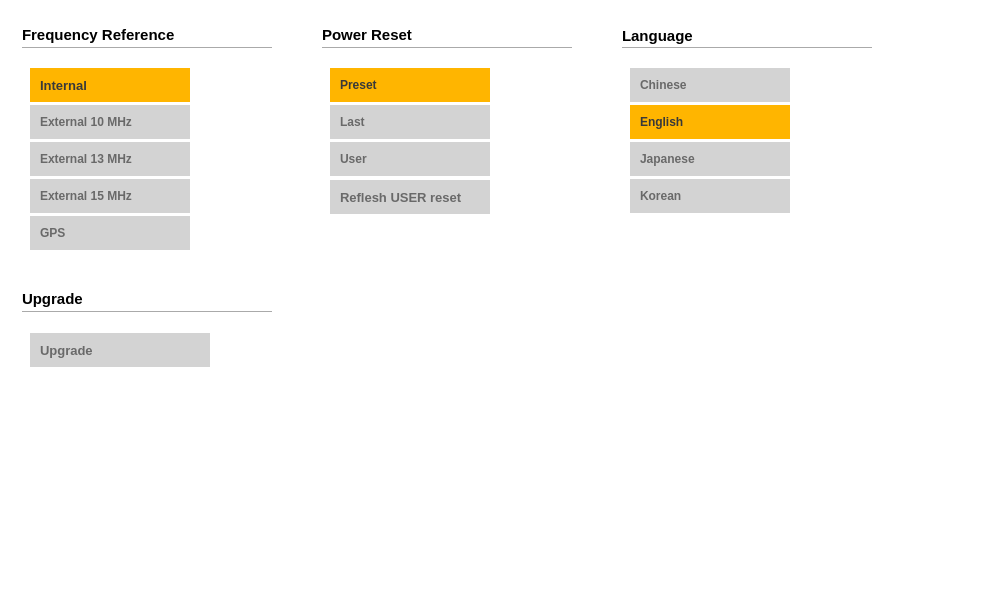
<?xml version="1.0" encoding="UTF-8"?>
<ui version="4.0">
 <class>comset</class>
 <widget class="QWidget" name="comset">
  <property name="geometry">
   <rect>
    <x>0</x>
    <y>0</y>
    <width>996</width>
    <height>589</height>
   </rect>
  </property>
  <property name="windowTitle">
   <string>Form</string>
  </property>
  <property name="styleSheet">
   <string notr="true">background-color: rgba(255, 255, 255,1);</string>
  </property>
  <property name="pltdismode" stdset="0">
   <string>indoor</string>
  </property>
  <widget class="QWidget" name="widget_2" native="true">
   <property name="geometry">
    <rect>
     <x>0</x>
     <y>0</y>
     <width>996</width>
     <height>720</height>
    </rect>
   </property>
   <property name="styleSheet">
    <string notr="true">QPushButton{
padding-left:10px;text-align:left;
color: rgb(105, 105, 105);
background-color: rgb(211, 211, 211);
font: 10pt &quot;Arial&quot;;
font-weight:Bold;
border: none;
}
QPushButton:checked
{
background-color: rgb(255, 181, 0);
color: rgb(57, 57, 57);
}
QLabel{background-color:rgba(0,0,0,0);
font: 11pt &quot;Arial&quot;;font-weight:Bold;}

#comset[pltdismode=&quot;night&quot;] #widget_2
{	
background-color: rgb(0, 0, 0);
}
#comset[pltdismode=&quot;indoor&quot;] #widget_2
{	
background-color:white;
}</string>
   </property>
   <widget class="Line" name="line_4">
    <property name="geometry">
     <rect>
      <x>22</x>
      <y>47</y>
      <width>250</width>
      <height>2</height>
     </rect>
    </property>
    <property name="styleSheet">
     <string notr="true">#comset[pltdismode=&quot;indoor&quot;] #line_4
 {
background-color:rgba(6,62,97,1);	
}
#comset[pltdismode=&quot;night&quot;] #line_4
 {
background-color:rgba(7,97,116,1);
}</string>
    </property>
    <property name="orientation">
     <enum>Qt::Horizontal</enum>
    </property>
   </widget>
   <widget class="QLabel" name="label_4">
    <property name="geometry">
     <rect>
      <x>22</x>
      <y>26</y>
      <width>171</width>
      <height>17</height>
     </rect>
    </property>
    <property name="font">
     <font>
      <family>Arial</family>
      <pointsize>11</pointsize>
      <weight>75</weight>
      <bold>true</bold>
     </font>
    </property>
    <property name="styleSheet">
     <string notr="true">#comset[pltdismode=&quot;indoor&quot;] QLabel 
 {
color:rgba(6,62,97,1);
	background-color: white;
}
#comset[pltdismode=&quot;night&quot;] QLabel 
 {
color:rgba(7,97,116,1);
	background-color: black;
}</string>
    </property>
    <property name="text">
     <string>Frequency Reference</string>
    </property>
   </widget>
   <widget class="Line" name="line_5">
    <property name="geometry">
     <rect>
      <x>322</x>
      <y>47</y>
      <width>250</width>
      <height>2</height>
     </rect>
    </property>
    <property name="styleSheet">
     <string notr="true">#comset[pltdismode=&quot;indoor&quot;] #line_5
 {
background-color:rgba(6,62,97,1);	
}
#comset[pltdismode=&quot;night&quot;] #line_5
 {
background-color:rgba(7,97,116,1);
}</string>
    </property>
    <property name="orientation">
     <enum>Qt::Horizontal</enum>
    </property>
   </widget>
   <widget class="QLabel" name="label_5">
    <property name="geometry">
     <rect>
      <x>322</x>
      <y>26</y>
      <width>111</width>
      <height>17</height>
     </rect>
    </property>
    <property name="font">
     <font>
      <family>Arial</family>
      <pointsize>11</pointsize>
      <weight>75</weight>
      <bold>true</bold>
     </font>
    </property>
    <property name="styleSheet">
     <string notr="true">#comset[pltdismode=&quot;indoor&quot;] QLabel 
 {
color:rgba(6,62,97,1);
	background-color: white;
}
#comset[pltdismode=&quot;night&quot;] QLabel 
 {
color:rgba(7,97,116,1);
	background-color: black;
}</string>
    </property>
    <property name="text">
     <string>Power Reset</string>
    </property>
   </widget>
   <widget class="Line" name="line_6">
    <property name="geometry">
     <rect>
      <x>622</x>
      <y>47</y>
      <width>250</width>
      <height>2</height>
     </rect>
    </property>
    <property name="styleSheet">
     <string notr="true">#comset[pltdismode=&quot;indoor&quot;] #line_6
 {
background-color:rgba(6,62,97,1);	
}
#comset[pltdismode=&quot;night&quot;] #line_6
 {
background-color:rgba(7,97,116,1);
}</string>
    </property>
    <property name="orientation">
     <enum>Qt::Horizontal</enum>
    </property>
   </widget>
   <widget class="QLabel" name="label_6">
    <property name="geometry">
     <rect>
      <x>622</x>
      <y>27</y>
      <width>101</width>
      <height>17</height>
     </rect>
    </property>
    <property name="font">
     <font>
      <family>Arial</family>
      <pointsize>11</pointsize>
      <weight>75</weight>
      <italic>false</italic>
      <bold>true</bold>
     </font>
    </property>
    <property name="styleSheet">
     <string notr="true">#comset[pltdismode=&quot;indoor&quot;] QLabel 
 {
color:rgba(6,62,97,1);
	background-color: white;
}
#comset[pltdismode=&quot;night&quot;] QLabel 
 {
color:rgba(7,97,116,1);
	background-color: black;
}</string>
    </property>
    <property name="text">
     <string>Language</string>
    </property>
   </widget>
   <widget class="Line" name="line_7">
    <property name="geometry">
     <rect>
      <x>22</x>
      <y>311</y>
      <width>250</width>
      <height>2</height>
     </rect>
    </property>
    <property name="styleSheet">
     <string notr="true">#comset[pltdismode=&quot;indoor&quot;] #line_7
 {
background-color:rgba(6,62,97,1);	
}
#comset[pltdismode=&quot;night&quot;] #line_7
 {
background-color:rgba(7,97,116,1);
}</string>
    </property>
    <property name="orientation">
     <enum>Qt::Horizontal</enum>
    </property>
   </widget>
   <widget class="QLabel" name="label_7">
    <property name="geometry">
     <rect>
      <x>22</x>
      <y>290</y>
      <width>81</width>
      <height>17</height>
     </rect>
    </property>
    <property name="font">
     <font>
      <family>Arial</family>
      <pointsize>11</pointsize>
      <weight>75</weight>
      <italic>false</italic>
      <bold>true</bold>
     </font>
    </property>
    <property name="styleSheet">
     <string notr="true">#comset[pltdismode=&quot;indoor&quot;] QLabel 
 {
color:rgba(6,62,97,1);
	background-color: white;
}
#comset[pltdismode=&quot;night&quot;] QLabel 
 {
color:rgba(7,97,116,1);
	background-color: black;
}</string>
    </property>
    <property name="text">
     <string>Upgrade</string>
    </property>
   </widget>
   <widget class="QPushButton" name="interrefbtn">
    <property name="geometry">
     <rect>
      <x>30</x>
      <y>68</y>
      <width>160</width>
      <height>34</height>
     </rect>
    </property>
    <property name="font">
     <font>
      <family>Arial</family>
      <pointsize>10</pointsize>
      <weight>75</weight>
      <italic>false</italic>
      <bold>true</bold>
     </font>
    </property>
    <property name="layoutDirection">
     <enum>Qt::LeftToRight</enum>
    </property>
    <property name="styleSheet">
     <string notr="true">#comset[pltdismode=&quot;indoor&quot;] QPushButton
{
color: rgb(105, 105, 105);
background-color: rgb(211, 211, 211);
}
#comset[pltdismode=&quot;night&quot;] QPushButton
{
color: rgb(250,218,166);
background-color: rgb(24,23,20);
}
#comset[pltdismode=&quot;indoor&quot;] QPushButton:checked
{
background-color: rgb(255, 181, 0);
color: rgb(57, 57, 57);
}
#comset[pltdismode=&quot;night&quot;] QPushButton:checked
{
background-color: rgb(255, 156, 0);
color: rgb(0, 0, 0);
}
QPushButton{
padding-left:10px;text-align:left;
font: 10pt &quot;Arial&quot;;
font-weight:Bold;
}</string>
    </property>
    <property name="text">
     <string>Internal</string>
    </property>
    <property name="checkable">
     <bool>true</bool>
    </property>
    <property name="checked">
     <bool>true</bool>
    </property>
    <attribute name="buttonGroup">
     <string notr="true">buttonGroup</string>
    </attribute>
   </widget>
   <widget class="QPushButton" name="ext10btn">
    <property name="geometry">
     <rect>
      <x>30</x>
      <y>105</y>
      <width>160</width>
      <height>34</height>
     </rect>
    </property>
    <property name="styleSheet">
     <string notr="true">#comset[pltdismode=&quot;indoor&quot;] QPushButton
{
color: rgb(105, 105, 105);
background-color: rgb(211, 211, 211);
}
#comset[pltdismode=&quot;night&quot;] QPushButton
{
color: rgb(250,218,166);
background-color: rgb(24,23,20);
}
#comset[pltdismode=&quot;indoor&quot;] QPushButton:checked
{
background-color: rgb(255, 181, 0);
color: rgb(57, 57, 57);
}
#comset[pltdismode=&quot;night&quot;] QPushButton:checked
{
background-color: rgb(255, 156, 0);
color: rgb(0, 0, 0);
}
QPushButton{
padding-left:10px;text-align:left;
font: 10pt &quot;Arial&quot;;
font-weight:Bold;
}</string>
    </property>
    <property name="text">
     <string>External 10 MHz</string>
    </property>
    <property name="checkable">
     <bool>true</bool>
    </property>
    <attribute name="buttonGroup">
     <string notr="true">buttonGroup</string>
    </attribute>
   </widget>
   <widget class="QPushButton" name="ext13btn">
    <property name="geometry">
     <rect>
      <x>30</x>
      <y>142</y>
      <width>160</width>
      <height>34</height>
     </rect>
    </property>
    <property name="styleSheet">
     <string notr="true">#comset[pltdismode=&quot;indoor&quot;] QPushButton
{
color: rgb(105, 105, 105);
background-color: rgb(211, 211, 211);
}
#comset[pltdismode=&quot;night&quot;] QPushButton
{
color: rgb(250,218,166);
background-color: rgb(24,23,20);
}
#comset[pltdismode=&quot;indoor&quot;] QPushButton:checked
{
background-color: rgb(255, 181, 0);
color: rgb(57, 57, 57);
}
#comset[pltdismode=&quot;night&quot;] QPushButton:checked
{
background-color: rgb(255, 156, 0);
color: rgb(0, 0, 0);
}
QPushButton{
padding-left:10px;text-align:left;
font: 10pt &quot;Arial&quot;;
font-weight:Bold;
}</string>
    </property>
    <property name="text">
     <string>External 13 MHz</string>
    </property>
    <property name="checkable">
     <bool>true</bool>
    </property>
    <attribute name="buttonGroup">
     <string notr="true">buttonGroup</string>
    </attribute>
   </widget>
   <widget class="QPushButton" name="ext15btn">
    <property name="geometry">
     <rect>
      <x>30</x>
      <y>179</y>
      <width>160</width>
      <height>34</height>
     </rect>
    </property>
    <property name="styleSheet">
     <string notr="true">#comset[pltdismode=&quot;indoor&quot;] QPushButton
{
color: rgb(105, 105, 105);
background-color: rgb(211, 211, 211);
}
#comset[pltdismode=&quot;night&quot;] QPushButton
{
color: rgb(250,218,166);
background-color: rgb(24,23,20);
}
#comset[pltdismode=&quot;indoor&quot;] QPushButton:checked
{
background-color: rgb(255, 181, 0);
color: rgb(57, 57, 57);
}
#comset[pltdismode=&quot;night&quot;] QPushButton:checked
{
background-color: rgb(255, 156, 0);
color: rgb(0, 0, 0);
}
QPushButton{
padding-left:10px;text-align:left;
font: 10pt &quot;Arial&quot;;
font-weight:Bold;
}</string>
    </property>
    <property name="text">
     <string>External 15 MHz</string>
    </property>
    <property name="checkable">
     <bool>true</bool>
    </property>
    <attribute name="buttonGroup">
     <string notr="true">buttonGroup</string>
    </attribute>
   </widget>
   <widget class="QPushButton" name="gpsrefbtn">
    <property name="geometry">
     <rect>
      <x>30</x>
      <y>216</y>
      <width>160</width>
      <height>34</height>
     </rect>
    </property>
    <property name="styleSheet">
     <string notr="true">#comset[pltdismode=&quot;indoor&quot;] QPushButton
{
color: rgb(105, 105, 105);
background-color: rgb(211, 211, 211);
}
#comset[pltdismode=&quot;night&quot;] QPushButton
{
color: rgb(250,218,166);
background-color: rgb(24,23,20);
}
#comset[pltdismode=&quot;indoor&quot;] QPushButton:checked
{
background-color: rgb(255, 181, 0);
color: rgb(57, 57, 57);
}
#comset[pltdismode=&quot;night&quot;] QPushButton:checked
{
background-color: rgb(255, 156, 0);
color: rgb(0, 0, 0);
}
QPushButton{
padding-left:10px;text-align:left;
font: 10pt &quot;Arial&quot;;
font-weight:Bold;
}</string>
    </property>
    <property name="text">
     <string>GPS</string>
    </property>
    <property name="checkable">
     <bool>true</bool>
    </property>
    <attribute name="buttonGroup">
     <string notr="true">buttonGroup</string>
    </attribute>
   </widget>
   <widget class="QPushButton" name="pushButton_12">
    <property name="geometry">
     <rect>
      <x>330</x>
      <y>68</y>
      <width>160</width>
      <height>34</height>
     </rect>
    </property>
    <property name="styleSheet">
     <string notr="true">#comset[pltdismode=&quot;indoor&quot;] QPushButton
{
color: rgb(105, 105, 105);
background-color: rgb(211, 211, 211);
}
#comset[pltdismode=&quot;night&quot;] QPushButton
{
color: rgb(250,218,166);
background-color: rgb(24,23,20);
}
#comset[pltdismode=&quot;indoor&quot;] QPushButton:checked
{
background-color: rgb(255, 181, 0);
color: rgb(57, 57, 57);
}
#comset[pltdismode=&quot;night&quot;] QPushButton:checked
{
background-color: rgb(255, 156, 0);
color: rgb(0, 0, 0);
}
QPushButton{
padding-left:10px;text-align:left;
font: 10pt &quot;Arial&quot;;
font-weight:Bold;
}</string>
    </property>
    <property name="text">
     <string>Preset</string>
    </property>
    <property name="checkable">
     <bool>true</bool>
    </property>
    <property name="checked">
     <bool>true</bool>
    </property>
    <attribute name="buttonGroup">
     <string notr="true">buttonGroup_2</string>
    </attribute>
   </widget>
   <widget class="QPushButton" name="pushButton_13">
    <property name="geometry">
     <rect>
      <x>330</x>
      <y>105</y>
      <width>160</width>
      <height>34</height>
     </rect>
    </property>
    <property name="styleSheet">
     <string notr="true">#comset[pltdismode=&quot;indoor&quot;] QPushButton
{
color: rgb(105, 105, 105);
background-color: rgb(211, 211, 211);
}
#comset[pltdismode=&quot;night&quot;] QPushButton
{
color: rgb(250,218,166);
background-color: rgb(24,23,20);
}
#comset[pltdismode=&quot;indoor&quot;] QPushButton:checked
{
background-color: rgb(255, 181, 0);
color: rgb(57, 57, 57);
}
#comset[pltdismode=&quot;night&quot;] QPushButton:checked
{
background-color: rgb(255, 156, 0);
color: rgb(0, 0, 0);
}
QPushButton{
padding-left:10px;text-align:left;
font: 10pt &quot;Arial&quot;;
font-weight:Bold;
}</string>
    </property>
    <property name="text">
     <string>Last</string>
    </property>
    <property name="checkable">
     <bool>true</bool>
    </property>
    <attribute name="buttonGroup">
     <string notr="true">buttonGroup_2</string>
    </attribute>
   </widget>
   <widget class="QPushButton" name="pushButton_14">
    <property name="geometry">
     <rect>
      <x>330</x>
      <y>142</y>
      <width>160</width>
      <height>34</height>
     </rect>
    </property>
    <property name="styleSheet">
     <string notr="true">#comset[pltdismode=&quot;indoor&quot;] QPushButton
{
color: rgb(105, 105, 105);
background-color: rgb(211, 211, 211);
}
#comset[pltdismode=&quot;night&quot;] QPushButton
{
color: rgb(250,218,166);
background-color: rgb(24,23,20);
}
#comset[pltdismode=&quot;indoor&quot;] QPushButton:checked
{
background-color: rgb(255, 181, 0);
color: rgb(57, 57, 57);
}
#comset[pltdismode=&quot;night&quot;] QPushButton:checked
{
background-color: rgb(255, 156, 0);
color: rgb(0, 0, 0);
}
QPushButton{
padding-left:10px;text-align:left;
font: 10pt &quot;Arial&quot;;
font-weight:Bold;
}</string>
    </property>
    <property name="text">
     <string>User</string>
    </property>
    <property name="checkable">
     <bool>true</bool>
    </property>
    <attribute name="buttonGroup">
     <string notr="true">buttonGroup_2</string>
    </attribute>
   </widget>
   <widget class="QPushButton" name="pushButton_15">
    <property name="geometry">
     <rect>
      <x>630</x>
      <y>68</y>
      <width>160</width>
      <height>34</height>
     </rect>
    </property>
    <property name="styleSheet">
     <string notr="true">#comset[pltdismode=&quot;indoor&quot;] QPushButton
{
color: rgb(105, 105, 105);
background-color: rgb(211, 211, 211);
}
#comset[pltdismode=&quot;night&quot;] QPushButton
{
color: rgb(250,218,166);
background-color: rgb(24,23,20);
}
#comset[pltdismode=&quot;indoor&quot;] QPushButton:checked
{
background-color: rgb(255, 181, 0);
color: rgb(57, 57, 57);
}
#comset[pltdismode=&quot;night&quot;] QPushButton:checked
{
background-color: rgb(255, 156, 0);
color: rgb(0, 0, 0);
}
QPushButton{
padding-left:10px;text-align:left;
font: 10pt &quot;Arial&quot;;
font-weight:Bold;
}</string>
    </property>
    <property name="text">
     <string>Chinese</string>
    </property>
    <property name="checkable">
     <bool>true</bool>
    </property>
    <attribute name="buttonGroup">
     <string notr="true">buttonGroup_3</string>
    </attribute>
   </widget>
   <widget class="QPushButton" name="pushButton_16">
    <property name="geometry">
     <rect>
      <x>630</x>
      <y>105</y>
      <width>160</width>
      <height>34</height>
     </rect>
    </property>
    <property name="styleSheet">
     <string notr="true">#comset[pltdismode=&quot;indoor&quot;] QPushButton
{
color: rgb(105, 105, 105);
background-color: rgb(211, 211, 211);
}
#comset[pltdismode=&quot;night&quot;] QPushButton
{
color: rgb(250,218,166);
background-color: rgb(24,23,20);
}
#comset[pltdismode=&quot;indoor&quot;] QPushButton:checked
{
background-color: rgb(255, 181, 0);
color: rgb(57, 57, 57);
}
#comset[pltdismode=&quot;night&quot;] QPushButton:checked
{
background-color: rgb(255, 156, 0);
color: rgb(0, 0, 0);
}
QPushButton{
padding-left:10px;text-align:left;
font: 10pt &quot;Arial&quot;;
font-weight:Bold;
}</string>
    </property>
    <property name="text">
     <string>English</string>
    </property>
    <property name="checkable">
     <bool>true</bool>
    </property>
    <property name="checked">
     <bool>true</bool>
    </property>
    <attribute name="buttonGroup">
     <string notr="true">buttonGroup_3</string>
    </attribute>
   </widget>
   <widget class="QPushButton" name="pushButton_17">
    <property name="geometry">
     <rect>
      <x>630</x>
      <y>142</y>
      <width>160</width>
      <height>34</height>
     </rect>
    </property>
    <property name="styleSheet">
     <string notr="true">#comset[pltdismode=&quot;indoor&quot;] QPushButton
{
color: rgb(105, 105, 105);
background-color: rgb(211, 211, 211);
}
#comset[pltdismode=&quot;night&quot;] QPushButton
{
color: rgb(250,218,166);
background-color: rgb(24,23,20);
}
#comset[pltdismode=&quot;indoor&quot;] QPushButton:checked
{
background-color: rgb(255, 181, 0);
color: rgb(57, 57, 57);
}
#comset[pltdismode=&quot;night&quot;] QPushButton:checked
{
background-color: rgb(255, 156, 0);
color: rgb(0, 0, 0);
}
QPushButton{
padding-left:10px;text-align:left;
font: 10pt &quot;Arial&quot;;
font-weight:Bold;
}</string>
    </property>
    <property name="text">
     <string>Japanese</string>
    </property>
    <property name="checkable">
     <bool>true</bool>
    </property>
    <attribute name="buttonGroup">
     <string notr="true">buttonGroup_3</string>
    </attribute>
   </widget>
   <widget class="QPushButton" name="pushButton_18">
    <property name="geometry">
     <rect>
      <x>630</x>
      <y>179</y>
      <width>160</width>
      <height>34</height>
     </rect>
    </property>
    <property name="styleSheet">
     <string notr="true">#comset[pltdismode=&quot;indoor&quot;] QPushButton
{
color: rgb(105, 105, 105);
background-color: rgb(211, 211, 211);
}
#comset[pltdismode=&quot;night&quot;] QPushButton
{
color: rgb(250,218,166);
background-color: rgb(24,23,20);
}
#comset[pltdismode=&quot;indoor&quot;] QPushButton:checked
{
background-color: rgb(255, 181, 0);
color: rgb(57, 57, 57);
}
#comset[pltdismode=&quot;night&quot;] QPushButton:checked
{
background-color: rgb(255, 156, 0);
color: rgb(0, 0, 0);
}
QPushButton{
padding-left:10px;text-align:left;
font: 10pt &quot;Arial&quot;;
font-weight:Bold;
}</string>
    </property>
    <property name="text">
     <string>Korean</string>
    </property>
    <property name="checkable">
     <bool>true</bool>
    </property>
    <attribute name="buttonGroup">
     <string notr="true">buttonGroup_3</string>
    </attribute>
   </widget>
   <widget class="QPushButton" name="pushButton_19">
    <property name="enabled">
     <bool>false</bool>
    </property>
    <property name="geometry">
     <rect>
      <x>30</x>
      <y>333</y>
      <width>180</width>
      <height>34</height>
     </rect>
    </property>
    <property name="font">
     <font>
      <family>Arial</family>
      <pointsize>10</pointsize>
      <weight>75</weight>
      <italic>false</italic>
      <bold>true</bold>
     </font>
    </property>
    <property name="styleSheet">
     <string notr="true">#comset[pltdismode=&quot;indoor&quot;] QPushButton
{
color: rgb(255, 255, 255);
background-color: rgb(85, 87, 83);
text-align:center;
}
#comset[pltdismode=&quot;night&quot;] QPushButton
{
color: rgb(250,218,166);
border-image: url(:/bit/image/click_night.png);
text-align:center;
}</string>
    </property>
    <property name="text">
     <string>Upgrade</string>
    </property>
   </widget>
   <widget class="QPushButton" name="pushButton_20">
    <property name="geometry">
     <rect>
      <x>330</x>
      <y>180</y>
      <width>160</width>
      <height>34</height>
     </rect>
    </property>
    <property name="font">
     <font>
      <family>Arial</family>
      <pointsize>10</pointsize>
      <weight>75</weight>
      <italic>false</italic>
      <bold>true</bold>
     </font>
    </property>
    <property name="styleSheet">
     <string notr="true">#comset[pltdismode=&quot;indoor&quot;] QPushButton
{
color: rgb(255, 255, 255);
background-color: rgb(85, 87, 83);
text-align:center;
}
#comset[pltdismode=&quot;night&quot;] QPushButton
{
color: rgb(250,218,166);
border-image: url(:/bit/image/click_night.png);
text-align:center;
}</string>
    </property>
    <property name="text">
     <string>Reflesh USER reset</string>
    </property>
   </widget>
  </widget>
 </widget>
 <resources/>
 <connections/>
 <buttongroups>
  <buttongroup name="buttonGroup_3"/>
  <buttongroup name="buttonGroup_2"/>
  <buttongroup name="buttonGroup"/>
 </buttongroups>
</ui>
